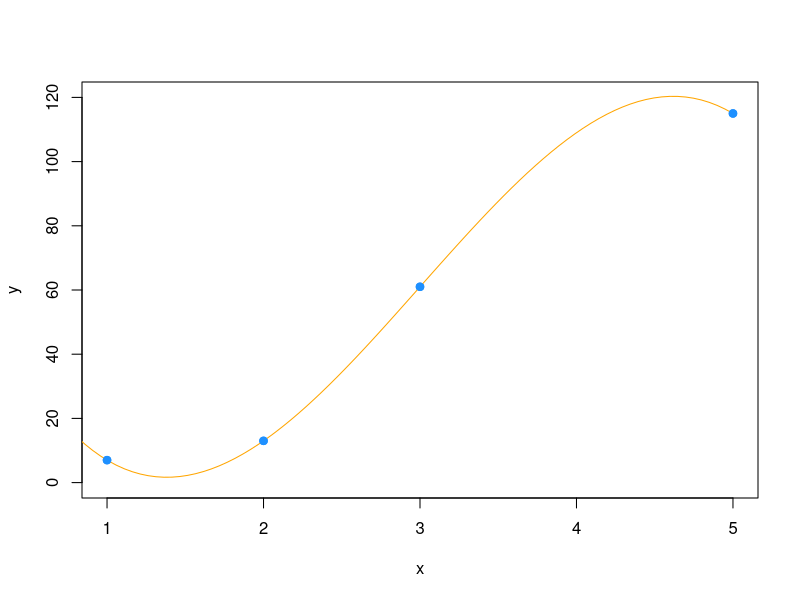

This chart was generated by the following R code:
## ---- chunk 1
x =  c(1,2,3,5)
y = c(7,13,61,115)
A = cbind(x^0,x,x^2,x^3)
xhat=solve(A,y)
t = seq(0,5,len=100)
yy=xhat[1]+xhat[2]*t + xhat[3]*t^2 + xhat[4]*t^3
plot(x,y,col='DodgerBlue',ylim=c(0,120),pch=19)
lines(t,yy,col='orange')
points(x,y,col='DodgerBlue',pch=19)
